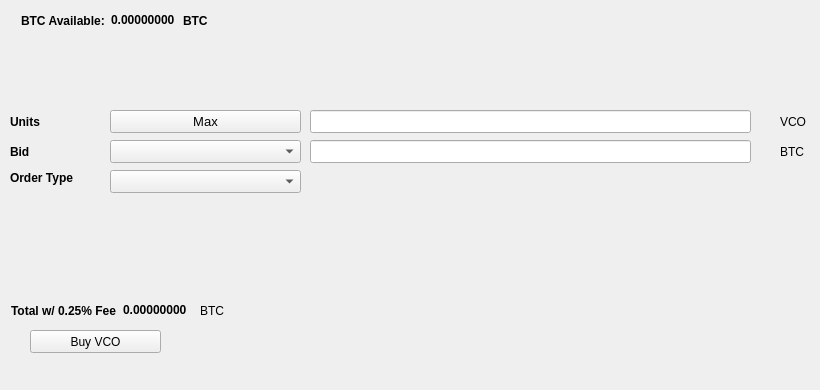
   <widget class="QWidget" name="BuyTab">
    <attribute name="title">
     <string>Buy</string>
    </attribute>
    <widget class="QPushButton" name="BuyVCO">
     <property name="geometry">
      <rect>
       <x>30</x>
       <y>330</y>
       <width>131</width>
       <height>23</height>
      </rect>
     </property>
     <property name="text">
      <string>Buy VCO</string>
     </property>
     <property name="icon">
      <iconset resource="../vouchercoin.qrc">
       <normaloff>:/icons/bitcoin</normaloff>:/icons/bitcoin</iconset>
     </property>
    </widget>
    <widget class="QLabel" name="label_3">
     <property name="geometry">
      <rect>
       <x>10</x>
       <y>110</y>
       <width>46</width>
       <height>23</height>
      </rect>
     </property>
     <property name="font">
      <font>
       <weight>75</weight>
       <bold>true</bold>
      </font>
     </property>
     <property name="text">
      <string>Units</string>
     </property>
    </widget>
    <widget class="QLineEdit" name="UnitsInput">
     <property name="geometry">
      <rect>
       <x>310</x>
       <y>110</y>
       <width>441</width>
       <height>23</height>
      </rect>
     </property>
     <property name="font">
      <font>
       <pointsize>9</pointsize>
       <weight>75</weight>
       <bold>true</bold>
      </font>
     </property>
    </widget>
    <widget class="QLineEdit" name="BuyBidPriceEdit">
     <property name="geometry">
      <rect>
       <x>310</x>
       <y>140</y>
       <width>441</width>
       <height>23</height>
      </rect>
     </property>
     <property name="font">
      <font>
       <pointsize>9</pointsize>
       <weight>75</weight>
       <bold>true</bold>
      </font>
     </property>
    </widget>
    <widget class="QLabel" name="label_4">
     <property name="geometry">
      <rect>
       <x>780</x>
       <y>110</y>
       <width>31</width>
       <height>23</height>
      </rect>
     </property>
     <property name="text">
      <string>VCO</string>
     </property>
    </widget>
    <widget class="QLabel" name="label_5">
     <property name="geometry">
      <rect>
       <x>780</x>
       <y>140</y>
       <width>31</width>
       <height>23</height>
      </rect>
     </property>
     <property name="text">
      <string>BTC</string>
     </property>
    </widget>
    <widget class="QLabel" name="label_6">
     <property name="geometry">
      <rect>
       <x>10</x>
       <y>140</y>
       <width>46</width>
       <height>23</height>
      </rect>
     </property>
     <property name="font">
      <font>
       <weight>75</weight>
       <bold>true</bold>
      </font>
     </property>
     <property name="text">
      <string>Bid</string>
     </property>
    </widget>
    <widget class="QLabel" name="label_7">
     <property name="geometry">
      <rect>
       <x>10</x>
       <y>170</y>
       <width>91</width>
       <height>16</height>
      </rect>
     </property>
     <property name="font">
      <font>
       <weight>75</weight>
       <bold>true</bold>
      </font>
     </property>
     <property name="text">
      <string>Order Type</string>
     </property>
    </widget>
    <widget class="QPushButton" name="Buy_Max_Amount">
     <property name="geometry">
      <rect>
       <x>110</x>
       <y>110</y>
       <width>191</width>
       <height>23</height>
      </rect>
     </property>
     <property name="font">
      <font>
       <pointsize>10</pointsize>
      </font>
     </property>
     <property name="text">
      <string>Max</string>
     </property>
    </widget>
    <widget class="QComboBox" name="BuyBidcomboBox">
     <property name="geometry">
      <rect>
       <x>110</x>
       <y>140</y>
       <width>191</width>
       <height>23</height>
      </rect>
     </property>
     <property name="font">
      <font>
       <pointsize>10</pointsize>
      </font>
     </property>
    </widget>
    <widget class="QComboBox" name="buyOrdertypeCombo">
     <property name="geometry">
      <rect>
       <x>110</x>
       <y>170</y>
       <width>191</width>
       <height>23</height>
      </rect>
     </property>
     <property name="font">
      <font>
       <pointsize>10</pointsize>
      </font>
     </property>
    </widget>
    <widget class="QWidget" name="layoutWidget1">
     <property name="geometry">
      <rect>
       <x>21</x>
       <y>11</y>
       <width>227</width>
       <height>19</height>
      </rect>
     </property>
     <layout class="QHBoxLayout" name="horizontalLayout_3">
      <item>
       <widget class="QLabel" name="label232">
        <property name="font">
         <font>
          <weight>75</weight>
          <bold>true</bold>
         </font>
        </property>
        <property name="text">
         <string>BTC Available:</string>
        </property>
       </widget>
      </item>
      <item>
       <widget class="QLabel" name="BtcAvailableLbl">
        <property name="palette">
         <palette>
          <active>
           <colorrole role="WindowText">
            <brush brushstyle="SolidPattern">
             <color alpha="255">
              <red>0</red>
              <green>0</green>
              <blue>0</blue>
             </color>
            </brush>
           </colorrole>
           <colorrole role="Button">
            <brush brushstyle="SolidPattern">
             <color alpha="255">
              <red>0</red>
              <green>170</green>
              <blue>0</blue>
             </color>
            </brush>
           </colorrole>
           <colorrole role="Light">
            <brush brushstyle="SolidPattern">
             <color alpha="255">
              <red>0</red>
              <green>255</green>
              <blue>0</blue>
             </color>
            </brush>
           </colorrole>
           <colorrole role="Midlight">
            <brush brushstyle="SolidPattern">
             <color alpha="255">
              <red>0</red>
              <green>212</green>
              <blue>0</blue>
             </color>
            </brush>
           </colorrole>
           <colorrole role="Dark">
            <brush brushstyle="SolidPattern">
             <color alpha="255">
              <red>0</red>
              <green>85</green>
              <blue>0</blue>
             </color>
            </brush>
           </colorrole>
           <colorrole role="Mid">
            <brush brushstyle="SolidPattern">
             <color alpha="255">
              <red>0</red>
              <green>113</green>
              <blue>0</blue>
             </color>
            </brush>
           </colorrole>
           <colorrole role="Text">
            <brush brushstyle="SolidPattern">
             <color alpha="255">
              <red>0</red>
              <green>170</green>
              <blue>0</blue>
             </color>
            </brush>
           </colorrole>
           <colorrole role="BrightText">
            <brush brushstyle="SolidPattern">
             <color alpha="255">
              <red>255</red>
              <green>255</green>
              <blue>255</blue>
             </color>
            </brush>
           </colorrole>
           <colorrole role="ButtonText">
            <brush brushstyle="SolidPattern">
             <color alpha="255">
              <red>0</red>
              <green>0</green>
              <blue>0</blue>
             </color>
            </brush>
           </colorrole>
           <colorrole role="Base">
            <brush brushstyle="SolidPattern">
             <color alpha="255">
              <red>255</red>
              <green>255</green>
              <blue>255</blue>
             </color>
            </brush>
           </colorrole>
           <colorrole role="Window">
            <brush brushstyle="SolidPattern">
             <color alpha="255">
              <red>0</red>
              <green>170</green>
              <blue>0</blue>
             </color>
            </brush>
           </colorrole>
           <colorrole role="Shadow">
            <brush brushstyle="SolidPattern">
             <color alpha="255">
              <red>0</red>
              <green>0</green>
              <blue>0</blue>
             </color>
            </brush>
           </colorrole>
           <colorrole role="AlternateBase">
            <brush brushstyle="SolidPattern">
             <color alpha="255">
              <red>127</red>
              <green>212</green>
              <blue>127</blue>
             </color>
            </brush>
           </colorrole>
           <colorrole role="ToolTipBase">
            <brush brushstyle="SolidPattern">
             <color alpha="255">
              <red>255</red>
              <green>255</green>
              <blue>220</blue>
             </color>
            </brush>
           </colorrole>
           <colorrole role="ToolTipText">
            <brush brushstyle="SolidPattern">
             <color alpha="255">
              <red>0</red>
              <green>0</green>
              <blue>0</blue>
             </color>
            </brush>
           </colorrole>
          </active>
          <inactive>
           <colorrole role="WindowText">
            <brush brushstyle="SolidPattern">
             <color alpha="255">
              <red>0</red>
              <green>0</green>
              <blue>0</blue>
             </color>
            </brush>
           </colorrole>
           <colorrole role="Button">
            <brush brushstyle="SolidPattern">
             <color alpha="255">
              <red>0</red>
              <green>170</green>
              <blue>0</blue>
             </color>
            </brush>
           </colorrole>
           <colorrole role="Light">
            <brush brushstyle="SolidPattern">
             <color alpha="255">
              <red>0</red>
              <green>255</green>
              <blue>0</blue>
             </color>
            </brush>
           </colorrole>
           <colorrole role="Midlight">
            <brush brushstyle="SolidPattern">
             <color alpha="255">
              <red>0</red>
              <green>212</green>
              <blue>0</blue>
             </color>
            </brush>
           </colorrole>
           <colorrole role="Dark">
            <brush brushstyle="SolidPattern">
             <color alpha="255">
              <red>0</red>
              <green>85</green>
              <blue>0</blue>
             </color>
            </brush>
           </colorrole>
           <colorrole role="Mid">
            <brush brushstyle="SolidPattern">
             <color alpha="255">
              <red>0</red>
              <green>113</green>
              <blue>0</blue>
             </color>
            </brush>
           </colorrole>
           <colorrole role="Text">
            <brush brushstyle="SolidPattern">
             <color alpha="255">
              <red>0</red>
              <green>170</green>
              <blue>0</blue>
             </color>
            </brush>
           </colorrole>
           <colorrole role="BrightText">
            <brush brushstyle="SolidPattern">
             <color alpha="255">
              <red>255</red>
              <green>255</green>
              <blue>255</blue>
             </color>
            </brush>
           </colorrole>
           <colorrole role="ButtonText">
            <brush brushstyle="SolidPattern">
             <color alpha="255">
              <red>0</red>
              <green>0</green>
              <blue>0</blue>
             </color>
            </brush>
           </colorrole>
           <colorrole role="Base">
            <brush brushstyle="SolidPattern">
             <color alpha="255">
              <red>255</red>
              <green>255</green>
              <blue>255</blue>
             </color>
            </brush>
           </colorrole>
           <colorrole role="Window">
            <brush brushstyle="SolidPattern">
             <color alpha="255">
              <red>0</red>
              <green>170</green>
              <blue>0</blue>
             </color>
            </brush>
           </colorrole>
           <colorrole role="Shadow">
            <brush brushstyle="SolidPattern">
             <color alpha="255">
              <red>0</red>
              <green>0</green>
              <blue>0</blue>
             </color>
            </brush>
           </colorrole>
           <colorrole role="AlternateBase">
            <brush brushstyle="SolidPattern">
             <color alpha="255">
              <red>127</red>
              <green>212</green>
              <blue>127</blue>
             </color>
            </brush>
           </colorrole>
           <colorrole role="ToolTipBase">
            <brush brushstyle="SolidPattern">
             <color alpha="255">
              <red>255</red>
              <green>255</green>
              <blue>220</blue>
             </color>
            </brush>
           </colorrole>
           <colorrole role="ToolTipText">
            <brush brushstyle="SolidPattern">
             <color alpha="255">
              <red>0</red>
              <green>0</green>
              <blue>0</blue>
             </color>
            </brush>
           </colorrole>
          </inactive>
          <disabled>
           <colorrole role="WindowText">
            <brush brushstyle="SolidPattern">
             <color alpha="255">
              <red>0</red>
              <green>85</green>
              <blue>0</blue>
             </color>
            </brush>
           </colorrole>
           <colorrole role="Button">
            <brush brushstyle="SolidPattern">
             <color alpha="255">
              <red>0</red>
              <green>170</green>
              <blue>0</blue>
             </color>
            </brush>
           </colorrole>
           <colorrole role="Light">
            <brush brushstyle="SolidPattern">
             <color alpha="255">
              <red>0</red>
              <green>255</green>
              <blue>0</blue>
             </color>
            </brush>
           </colorrole>
           <colorrole role="Midlight">
            <brush brushstyle="SolidPattern">
             <color alpha="255">
              <red>0</red>
              <green>212</green>
              <blue>0</blue>
             </color>
            </brush>
           </colorrole>
           <colorrole role="Dark">
            <brush brushstyle="SolidPattern">
             <color alpha="255">
              <red>0</red>
              <green>85</green>
              <blue>0</blue>
             </color>
            </brush>
           </colorrole>
           <colorrole role="Mid">
            <brush brushstyle="SolidPattern">
             <color alpha="255">
              <red>0</red>
              <green>113</green>
              <blue>0</blue>
             </color>
            </brush>
           </colorrole>
           <colorrole role="Text">
            <brush brushstyle="SolidPattern">
             <color alpha="255">
              <red>0</red>
              <green>85</green>
              <blue>0</blue>
             </color>
            </brush>
           </colorrole>
           <colorrole role="BrightText">
            <brush brushstyle="SolidPattern">
             <color alpha="255">
              <red>255</red>
              <green>255</green>
              <blue>255</blue>
             </color>
            </brush>
           </colorrole>
           <colorrole role="ButtonText">
            <brush brushstyle="SolidPattern">
             <color alpha="255">
              <red>0</red>
              <green>85</green>
              <blue>0</blue>
             </color>
            </brush>
           </colorrole>
           <colorrole role="Base">
            <brush brushstyle="SolidPattern">
             <color alpha="255">
              <red>0</red>
              <green>170</green>
              <blue>0</blue>
             </color>
            </brush>
           </colorrole>
           <colorrole role="Window">
            <brush brushstyle="SolidPattern">
             <color alpha="255">
              <red>0</red>
              <green>170</green>
              <blue>0</blue>
             </color>
            </brush>
           </colorrole>
           <colorrole role="Shadow">
            <brush brushstyle="SolidPattern">
             <color alpha="255">
              <red>0</red>
              <green>0</green>
              <blue>0</blue>
             </color>
            </brush>
           </colorrole>
           <colorrole role="AlternateBase">
            <brush brushstyle="SolidPattern">
             <color alpha="255">
              <red>0</red>
              <green>170</green>
              <blue>0</blue>
             </color>
            </brush>
           </colorrole>
           <colorrole role="ToolTipBase">
            <brush brushstyle="SolidPattern">
             <color alpha="255">
              <red>255</red>
              <green>255</green>
              <blue>220</blue>
             </color>
            </brush>
           </colorrole>
           <colorrole role="ToolTipText">
            <brush brushstyle="SolidPattern">
             <color alpha="255">
              <red>0</red>
              <green>0</green>
              <blue>0</blue>
             </color>
            </brush>
           </colorrole>
          </disabled>
         </palette>
        </property>
        <property name="font">
         <font>
          <weight>75</weight>
          <bold>true</bold>
         </font>
        </property>
        <property name="text">
         <string>0.00000000</string>
        </property>
        <property name="textInteractionFlags">
         <set>Qt::LinksAccessibleByMouse|Qt::TextSelectableByKeyboard|Qt::TextSelectableByMouse</set>
        </property>
       </widget>
      </item>
      <item>
       <widget class="QLabel" name="BtcAvailableLbl_2">
        <property name="font">
         <font>
          <weight>75</weight>
          <bold>true</bold>
         </font>
        </property>
        <property name="text">
         <string>BTC</string>
        </property>
       </widget>
      </item>
     </layout>
    </widget>
    <widget class="QWidget" name="layoutWidge2">
     <property name="geometry">
      <rect>
       <x>11</x>
       <y>301</y>
       <width>259</width>
       <height>19</height>
      </rect>
     </property>
     <layout class="QHBoxLayout" name="horizontalLayout_4">
      <item>
       <widget class="QLabel" name="label_9">
        <property name="font">
         <font>
          <weight>75</weight>
          <bold>true</bold>
         </font>
        </property>
        <property name="text">
         <string>Total w/ 0.25% Fee</string>
        </property>
       </widget>
      </item>
      <item>
       <widget class="QLabel" name="BuyCostLabel">
        <property name="palette">
         <palette>
          <active>
           <colorrole role="WindowText">
            <brush brushstyle="SolidPattern">
             <color alpha="255">
              <red>0</red>
              <green>0</green>
              <blue>0</blue>
             </color>
            </brush>
           </colorrole>
           <colorrole role="Button">
            <brush brushstyle="SolidPattern">
             <color alpha="255">
              <red>0</red>
              <green>170</green>
              <blue>0</blue>
             </color>
            </brush>
           </colorrole>
           <colorrole role="Light">
            <brush brushstyle="SolidPattern">
             <color alpha="255">
              <red>0</red>
              <green>255</green>
              <blue>0</blue>
             </color>
            </brush>
           </colorrole>
           <colorrole role="Midlight">
            <brush brushstyle="SolidPattern">
             <color alpha="255">
              <red>0</red>
              <green>212</green>
              <blue>0</blue>
             </color>
            </brush>
           </colorrole>
           <colorrole role="Dark">
            <brush brushstyle="SolidPattern">
             <color alpha="255">
              <red>0</red>
              <green>85</green>
              <blue>0</blue>
             </color>
            </brush>
           </colorrole>
           <colorrole role="Mid">
            <brush brushstyle="SolidPattern">
             <color alpha="255">
              <red>0</red>
              <green>113</green>
              <blue>0</blue>
             </color>
            </brush>
           </colorrole>
           <colorrole role="Text">
            <brush brushstyle="SolidPattern">
             <color alpha="255">
              <red>0</red>
              <green>170</green>
              <blue>0</blue>
             </color>
            </brush>
           </colorrole>
           <colorrole role="BrightText">
            <brush brushstyle="SolidPattern">
             <color alpha="255">
              <red>255</red>
              <green>255</green>
              <blue>255</blue>
             </color>
            </brush>
           </colorrole>
           <colorrole role="ButtonText">
            <brush brushstyle="SolidPattern">
             <color alpha="255">
              <red>0</red>
              <green>0</green>
              <blue>0</blue>
             </color>
            </brush>
           </colorrole>
           <colorrole role="Base">
            <brush brushstyle="SolidPattern">
             <color alpha="255">
              <red>255</red>
              <green>255</green>
              <blue>255</blue>
             </color>
            </brush>
           </colorrole>
           <colorrole role="Window">
            <brush brushstyle="SolidPattern">
             <color alpha="255">
              <red>0</red>
              <green>170</green>
              <blue>0</blue>
             </color>
            </brush>
           </colorrole>
           <colorrole role="Shadow">
            <brush brushstyle="SolidPattern">
             <color alpha="255">
              <red>0</red>
              <green>0</green>
              <blue>0</blue>
             </color>
            </brush>
           </colorrole>
           <colorrole role="AlternateBase">
            <brush brushstyle="SolidPattern">
             <color alpha="255">
              <red>127</red>
              <green>212</green>
              <blue>127</blue>
             </color>
            </brush>
           </colorrole>
           <colorrole role="ToolTipBase">
            <brush brushstyle="SolidPattern">
             <color alpha="255">
              <red>255</red>
              <green>255</green>
              <blue>220</blue>
             </color>
            </brush>
           </colorrole>
           <colorrole role="ToolTipText">
            <brush brushstyle="SolidPattern">
             <color alpha="255">
              <red>0</red>
              <green>0</green>
              <blue>0</blue>
             </color>
            </brush>
           </colorrole>
          </active>
          <inactive>
           <colorrole role="WindowText">
            <brush brushstyle="SolidPattern">
             <color alpha="255">
              <red>0</red>
              <green>0</green>
              <blue>0</blue>
             </color>
            </brush>
           </colorrole>
           <colorrole role="Button">
            <brush brushstyle="SolidPattern">
             <color alpha="255">
              <red>0</red>
              <green>170</green>
              <blue>0</blue>
             </color>
            </brush>
           </colorrole>
           <colorrole role="Light">
            <brush brushstyle="SolidPattern">
             <color alpha="255">
              <red>0</red>
              <green>255</green>
              <blue>0</blue>
             </color>
            </brush>
           </colorrole>
           <colorrole role="Midlight">
            <brush brushstyle="SolidPattern">
             <color alpha="255">
              <red>0</red>
              <green>212</green>
              <blue>0</blue>
             </color>
            </brush>
           </colorrole>
           <colorrole role="Dark">
            <brush brushstyle="SolidPattern">
             <color alpha="255">
              <red>0</red>
              <green>85</green>
              <blue>0</blue>
             </color>
            </brush>
           </colorrole>
           <colorrole role="Mid">
            <brush brushstyle="SolidPattern">
             <color alpha="255">
              <red>0</red>
              <green>113</green>
              <blue>0</blue>
             </color>
            </brush>
           </colorrole>
           <colorrole role="Text">
            <brush brushstyle="SolidPattern">
             <color alpha="255">
              <red>0</red>
              <green>170</green>
              <blue>0</blue>
             </color>
            </brush>
           </colorrole>
           <colorrole role="BrightText">
            <brush brushstyle="SolidPattern">
             <color alpha="255">
              <red>255</red>
              <green>255</green>
              <blue>255</blue>
             </color>
            </brush>
           </colorrole>
           <colorrole role="ButtonText">
            <brush brushstyle="SolidPattern">
             <color alpha="255">
              <red>0</red>
              <green>0</green>
              <blue>0</blue>
             </color>
            </brush>
           </colorrole>
           <colorrole role="Base">
            <brush brushstyle="SolidPattern">
             <color alpha="255">
              <red>255</red>
              <green>255</green>
              <blue>255</blue>
             </color>
            </brush>
           </colorrole>
           <colorrole role="Window">
            <brush brushstyle="SolidPattern">
             <color alpha="255">
              <red>0</red>
              <green>170</green>
              <blue>0</blue>
             </color>
            </brush>
           </colorrole>
           <colorrole role="Shadow">
            <brush brushstyle="SolidPattern">
             <color alpha="255">
              <red>0</red>
              <green>0</green>
              <blue>0</blue>
             </color>
            </brush>
           </colorrole>
           <colorrole role="AlternateBase">
            <brush brushstyle="SolidPattern">
             <color alpha="255">
              <red>127</red>
              <green>212</green>
              <blue>127</blue>
             </color>
            </brush>
           </colorrole>
           <colorrole role="ToolTipBase">
            <brush brushstyle="SolidPattern">
             <color alpha="255">
              <red>255</red>
              <green>255</green>
              <blue>220</blue>
             </color>
            </brush>
           </colorrole>
           <colorrole role="ToolTipText">
            <brush brushstyle="SolidPattern">
             <color alpha="255">
              <red>0</red>
              <green>0</green>
              <blue>0</blue>
             </color>
            </brush>
           </colorrole>
          </inactive>
          <disabled>
           <colorrole role="WindowText">
            <brush brushstyle="SolidPattern">
             <color alpha="255">
              <red>0</red>
              <green>85</green>
              <blue>0</blue>
             </color>
            </brush>
           </colorrole>
           <colorrole role="Button">
            <brush brushstyle="SolidPattern">
             <color alpha="255">
              <red>0</red>
              <green>170</green>
              <blue>0</blue>
             </color>
            </brush>
           </colorrole>
           <colorrole role="Light">
            <brush brushstyle="SolidPattern">
             <color alpha="255">
              <red>0</red>
              <green>255</green>
              <blue>0</blue>
             </color>
            </brush>
           </colorrole>
           <colorrole role="Midlight">
            <brush brushstyle="SolidPattern">
             <color alpha="255">
              <red>0</red>
              <green>212</green>
              <blue>0</blue>
             </color>
            </brush>
           </colorrole>
           <colorrole role="Dark">
            <brush brushstyle="SolidPattern">
             <color alpha="255">
              <red>0</red>
              <green>85</green>
              <blue>0</blue>
             </color>
            </brush>
           </colorrole>
           <colorrole role="Mid">
            <brush brushstyle="SolidPattern">
             <color alpha="255">
              <red>0</red>
              <green>113</green>
              <blue>0</blue>
             </color>
            </brush>
           </colorrole>
           <colorrole role="Text">
            <brush brushstyle="SolidPattern">
             <color alpha="255">
              <red>0</red>
              <green>85</green>
              <blue>0</blue>
             </color>
            </brush>
           </colorrole>
           <colorrole role="BrightText">
            <brush brushstyle="SolidPattern">
             <color alpha="255">
              <red>255</red>
              <green>255</green>
              <blue>255</blue>
             </color>
            </brush>
           </colorrole>
           <colorrole role="ButtonText">
            <brush brushstyle="SolidPattern">
             <color alpha="255">
              <red>0</red>
              <green>85</green>
              <blue>0</blue>
             </color>
            </brush>
           </colorrole>
           <colorrole role="Base">
            <brush brushstyle="SolidPattern">
             <color alpha="255">
              <red>0</red>
              <green>170</green>
              <blue>0</blue>
             </color>
            </brush>
           </colorrole>
           <colorrole role="Window">
            <brush brushstyle="SolidPattern">
             <color alpha="255">
              <red>0</red>
              <green>170</green>
              <blue>0</blue>
             </color>
            </brush>
           </colorrole>
           <colorrole role="Shadow">
            <brush brushstyle="SolidPattern">
             <color alpha="255">
              <red>0</red>
              <green>0</green>
              <blue>0</blue>
             </color>
            </brush>
           </colorrole>
           <colorrole role="AlternateBase">
            <brush brushstyle="SolidPattern">
             <color alpha="255">
              <red>0</red>
              <green>170</green>
              <blue>0</blue>
             </color>
            </brush>
           </colorrole>
           <colorrole role="ToolTipBase">
            <brush brushstyle="SolidPattern">
             <color alpha="255">
              <red>255</red>
              <green>255</green>
              <blue>220</blue>
             </color>
            </brush>
           </colorrole>
           <colorrole role="ToolTipText">
            <brush brushstyle="SolidPattern">
             <color alpha="255">
              <red>0</red>
              <green>0</green>
              <blue>0</blue>
             </color>
            </brush>
           </colorrole>
          </disabled>
         </palette>
        </property>
        <property name="font">
         <font>
          <weight>75</weight>
          <bold>true</bold>
         </font>
        </property>
        <property name="autoFillBackground">
         <bool>false</bool>
        </property>
        <property name="text">
         <string>0.00000000</string>
        </property>
        <property name="textInteractionFlags">
         <set>Qt::LinksAccessibleByMouse|Qt::TextSelectableByMouse</set>
        </property>
       </widget>
      </item>
      <item>
       <widget class="QLabel" name="label_10">
        <property name="font">
         <font>
          <weight>50</weight>
          <bold>false</bold>
         </font>
        </property>
        <property name="text">
         <string>BTC</string>
        </property>
       </widget>
      </item>
     </layout>
    </widget>
    <widget class="QLabel" name="label_24">
     <property name="geometry">
      <rect>
       <x>460</x>
       <y>300</y>
       <width>281</width>
       <height>81</height>
      </rect>
     </property>
     <property name="text">
      <string/>
     </property>
     <property name="pixmap">
      <pixmap>:/images/bittrex</pixmap>
     </property>
    </widget>
   </widget>
